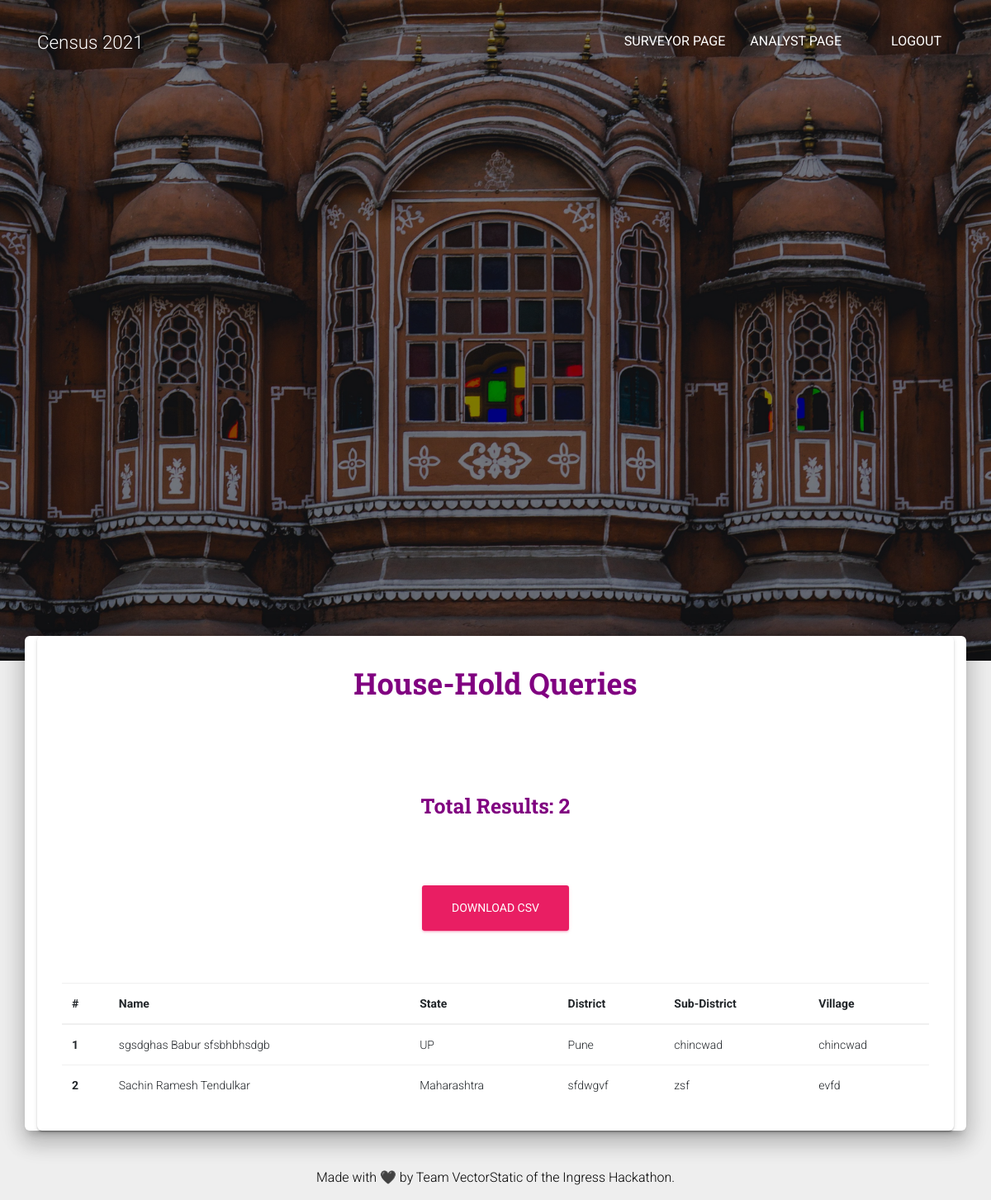
The app's page /analyst/houseHoldQueryResult (signed in) with its own data.
### surveyor/models.py (models this page shows)
class HouseHolds(models.Model):
    user = models.ForeignKey(User, on_delete=models.CASCADE)
    fname = models.CharField(default = 'AMAR', max_length=50)
    mname = models.CharField(default = 'AKBAR', max_length=50)
    lname = models.CharField(default = 'ANTHONY', max_length=50)
    state = models.CharField(default= 'UP',max_length=100)
    district = models.CharField(default='Pune',max_length=100)
    subDistrict = models.CharField(default='chincwad',max_length=100)
    village = models.CharField(default='chincwad',max_length=100)
    wardNo = models.IntegerField(default=0)
    adhar = models.BigIntegerField(primary_key=True)
    sex = models.CharField(max_length=1000,choices=SEX_CHOICES)
    dob = models.DateField(max_length=1000)
    age = models.IntegerField()
    religion = models.CharField(max_length=1000,choices=RELIGION_CHOICES)
    scst = models.CharField(max_length=1001000,choices=CASTE_CHOICES)
    scstType = models.CharField(default = 'KALA', max_length=50)
    martialStatus = models.CharField(max_length=1000,choices=MARITAL_STATUS_CHOICES)
    disability = models.CharField(max_length=1000,choices=DISABILITY_CHOICES)
    motherTongue =  models.CharField(default = 'Hindi', max_length=1000)
    literate = models.BooleanField(default=True)
    statusOfAttendance = models.BooleanField(default=False)
    highestEDUAttained = models.CharField(max_length=1000,choices=QUALIFICATION_CHOICES)
    workedLike = models.CharField(max_length=1000,choices= TYPE_OF_WORKER )
    workedAs =  models.CharField(max_length=1000,choices= CATEGORY_OF_WORKER)
    describeWork = models.CharField(max_length=250)
    industryType = models.CharField(max_length=250)
    workerClass = models.CharField(max_length=1000,choices=CLASS_OF_WORKER)
    nonWorkerType = models.CharField(max_length=1000,choices=TYPE_OF_NON_WORKER)
    findingWork = models.BooleanField(default=False)
    disOfTravelInKm = models.FloatField(default=0.0)
    modeOfTravel = models.CharField(max_length=1000,choices=MODE_OF_TRAVEL)
    birthPlace = models.CharField(max_length=500)
    birthPlaceBool = models.BooleanField(default=True)
    placeOfLastResidence = models.CharField(max_length=500)
    placeOfLastResidenceBool = models.BooleanField(default=True)
    lastMigrated = models.BooleanField(default=False)
    cameFrom = models.CharField(max_length=1000,choices=CAME_FROM)
    durOfStayAfterMigration = models.IntegerField(default=1)
    curChildren = models.IntegerField(default=0)
    totChildren = models.IntegerField(default=1)

### analyst/views.py (the view, shortened to what this page needs)
# urls.py: path('houseHoldQueryResult', views.houseHoldQueryResult.as_view(),name = 'houseHoldQueryResult'),
class houseHoldQueryResult(View):
    def get(self,request, template_name='houseHoldQueryResult.html'):
        group = request.user.groups.all()[0].name
        if isAnalyst(group) == 0:
            return render(request, 'login.html')
        try:
            result = HouseHolds.objects.filter(**q1)
            totalResult = len(result)
        except:
            result = None
            totalResult = 0
        argss = {}
        argss["result"]=result
        argss["totalResult"]=totalResult
        return render(request, 'houseHoldQueryResult.html',argss)

### analyst/views.py (called while the page is built)
def isAnalyst(group_name):
    if group_name == 'analyst_group':
        return 1
    else:
        return 0

### analyst/templates/houseHoldQueryResult.html (shortened to what this page needs)
{% extends 'base.html' %}
{% block content %}
<div class="page-header header-filter" data-parallax="true"
    style="background-image: url('/static/assets/img/hawa-mahal.jpg');"></div>
<div class="main main-raised">
    <div class="profile-content">
        <div class="container">
            <div class="card">
                <div class="card-text">
                    <h2 class="title" align="center" style="color:purple;">House-Hold Queries</h2>
                </div>
                <br>
                <br>
                <div class="card-text">
                    <h3 class="title" align="center" style="color:purple;">Total Results: {{totalResult}}</h3>
                </div>
                <br>
                <div class="card-body">
                    <form class="form-horizontal" role="form" action="" method="post" enctype="multipart/form-data">
                        <div class="card-footer">
                            <button type="submit" class="btn btn-fill btn-rose btn-lg" style="margin: auto;">Download
                                CSV</button>
                        </div>
                    </form>
                    <br><br>
                    {% if result %}
                    <table class="table table-hover">
                        <thead>
                            <tr>
                                <th scope="col">#</th>
                                <th scope="col">Name</th>
                                <th scope="col">State</th>
                                <th scope="col">District</th>
                                <th scope="col">Sub-District</th>
                                <th scope="col">Village</th>
                            </tr>
                        </thead>
                        <tbody>
                            {% for i in result %}
                            <tr>
                                <th scope="row">{{forloop.counter}}</th>
                                <td>{{i.fname}} {{i.mname}} {{i.lname}} </td>
                                <td>{{i.state}}</td>
                                <td>{{i.district}}</td>
                                <td>{{i.subDistrict}}</td>
                                <td>{{i.village}}</td>
                            </tr>
                            {% endfor %}
                        </tbody>
                    </table>{% endif %}
                </div>
            </div>
        </div>
    </div>
</div>
{% endblock %}

### static/assets/demo/demo.css (style rules this page uses)
.title { margin-top: 30px; min-height: 32px; }

### records on screen
HouseHolds: fname "sgsdghas", mname "Babur", lname "sfsbhbhsdgb", state "UP", district "Pune", subDistrict "chincwad", village "chincwad"
HouseHolds: fname "Sachin", mname "Ramesh", lname "Tendulkar", state "Maharashtra", district "sfdwgvf", subDistrict "zsf", village "evfd"

### other values on screen
{{ totalResult }} "2"
